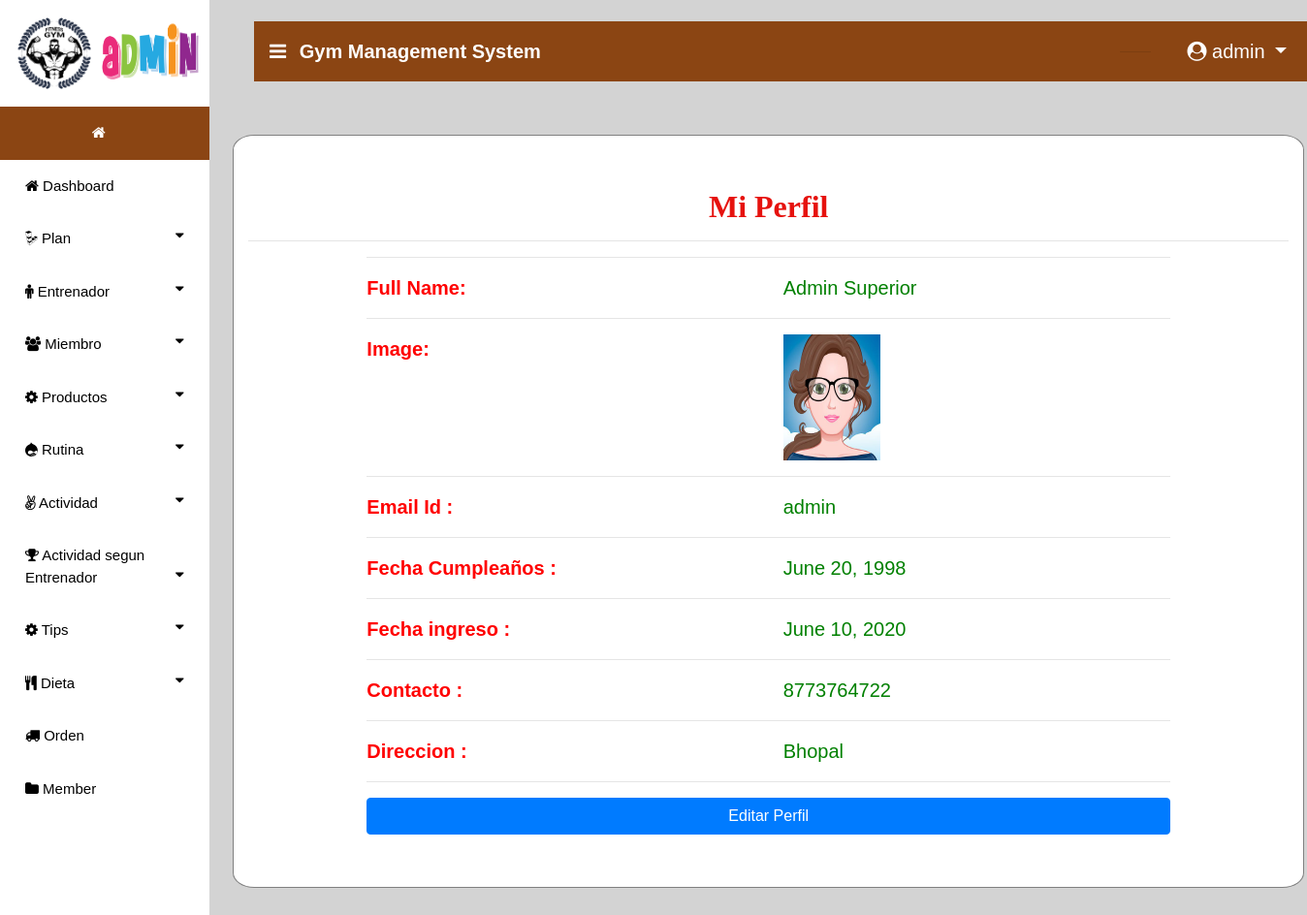
/admin_profile (signed in), run on the app's committed database.
### gym/models.py (models this page shows, shortened)
class Member(models.Model):
    user = models.ForeignKey(User, on_delete=models.CASCADE, null=True)
    batch = models.ForeignKey(Batch, on_delete=models.CASCADE, null=True)
    contact = models.CharField(max_length=10, null=True)
    address = models.CharField(max_length=10, null=True)
    height = models.CharField(max_length=10, null=True)
    weight = models.CharField(max_length=10, null=True)
    doj = models.DateField(max_length=10, null=True)
    dob = models.DateField(max_length=10, null=True)
    image = models.FileField(null=True)

### gym/views.py (the view)
# urls.py: path('admin_profile',admin_profile,name="admin_profile"),
def admin_profile(request):
    sign = 0
    user = User.objects.get(username=request.user.username)
    error = ""
    try:
        sign = Member.objects.get(user=user)
        if sign:
            error = "pat"
    except:
        pass
    user = User.objects.get(id=request.user.id)
    u=""
    try:
        pro = Member.objects.get(user=user)
        u = "member"
    except:
        pro = Trainer.objects.get(user=user)
        u = "trainer"
    d = {'pro':pro,'error':error,"u":u}
    return render(request,'admin_profile.html',d)

### gym/templates/admin_profile.html (shortened to what this page needs)
{% extends 'navigation3.html' %}
{% load static %}
{% block body1 %}
<div class="container" style="margin-top:5%;margin-bottom:5%;background:white;border-radius:2%;border:1px solid grey">
    <h2 style="font-weight:bold;font-family : 'Monotype Corsiva' ; color : #E6120E ;margin-top:5%" align="center">Mi Perfil</h2><hr>
<div align="left" class="container-fluid" style="width:80%;margin-bottom:5%">
    <hr><div class="row" >
        <div class="col-md-6 div2">
            <strong>Full Name:</strong>
        </div>
        <div class="col-md-6 div1">
            {{pro.user.first_name}} {{pro.user.last_name}}
        </div>
    </div><hr>
    <div class="row">
        <div class="col-md-6 div2">
            <strong>Image:</strong>
        </div>
        <div class="col-md-6">
            <img src="{{pro.image.url}}" style="width:100px;height:130px"></img>
        </div></div><hr>
    <div class="row">
        <div class="col-md-6 div2">
            <strong>Email Id :</strong>
        </div>
        <div class="col-md-6 div1">
            {{pro.user.username}}
        </div>
    </div><hr>
     <div class="row">
        <div class="col-md-6 div2">
            <strong>Fecha Cumpleaños :</strong>
        </div>
        <div class="col-md-6 div1">
            {{pro.dob}}
        </div>
    </div><hr>
    <div class="row">
        <div class="col-md-6 div2">
            <strong>Fecha ingreso :</strong>
        </div>
        <div class="col-md-6 div1">
            {{pro.doj}}
        </div>
    </div><hr>
     <div class="row">
        <div class="col-md-6 div2">
            <strong>Contacto :</strong>
        </div>
        <div class="col-md-6 div1">
            {{pro.contact}}
        </div>
     </div><hr>
    <div class="row">
        <div class="col-md-6 div2">
            <strong>Direccion :</strong>
        </div>
        <div class="col-md-6 div1">
            {{pro.address}}
        </div>
    </div><hr>
    <a href="{% url 'edit_profile' %}"><button class="btn btn-primary" style="width:100%">Editar Perfil</button></a>
    </div></div>
{% endblock %}

### gym/templates/navigation3.html (shortened to what this page needs)
{% extends 'navigation2.html' %}
{% block body %}
<nav class="navbar navbar-expand-lg navbar-light" style="margin-left:2%;margin-top:2%;width:99%;background-color:SaddleBrown">
  <a class="navbar-brand" href="#" style="color:white;font-weight:bold"><i class="fa fa-bars" style="margin-right:8px"></i> Gym Management System</a>
  {% if request.user.is_staff %}
     <div class="collapse navbar-collapse nav justify-content-end" id="navbarNavDropdown">
      <li class="nav-item dropdown" style="margin-right:3%;color:white;margin-left:600px">
        <a class="nav-link dropdown" style="margin-left:5%;color:white" href="#" id="navbarDropdown" role="button" data-toggle="dropdown" aria-haspopup="true">
        </a>
        <hr>
      </li>
  </div>
     {% endif %}
  <div class="collapse navbar-collapse nav justify-content-end" id="navbarNavDropdown">
      <li class="nav-item dropdown" style="margin-right:3%;color:white">
        <a class="nav-link dropdown-toggle" style="color:white;margin-left:5%" href="#" id="navbarDropdown" role="button" data-toggle="dropdown" aria-haspopup="true" aria-expanded="false">
          <i class="fa fa-user-circle"></i> {{request.user.username}}
        </a>
      </li>
  </div>
 </nav>
{% block body1 %}
{% endblock %}
{% endblock %}

### gym/templates/navigation2.html (style rules this page uses)
body { font-family: "Lato", sans-serif; }
body { margin:0;font-family:Arial }
.dropdown { float:right; }

### gym/templates/admin_profile.html (style rules this page uses)
.div1 { color:green; }
.div2 { color:red; }

### data on the page
Member: user.first_name "Admin", user.last_name "Superior", image (picture), user.username "admin", dob "June 20, 1998", doj "June 10, 2020", contact "8773764722", address "Bhopal"

### other printed values
{{ request.user.username }} "admin"
